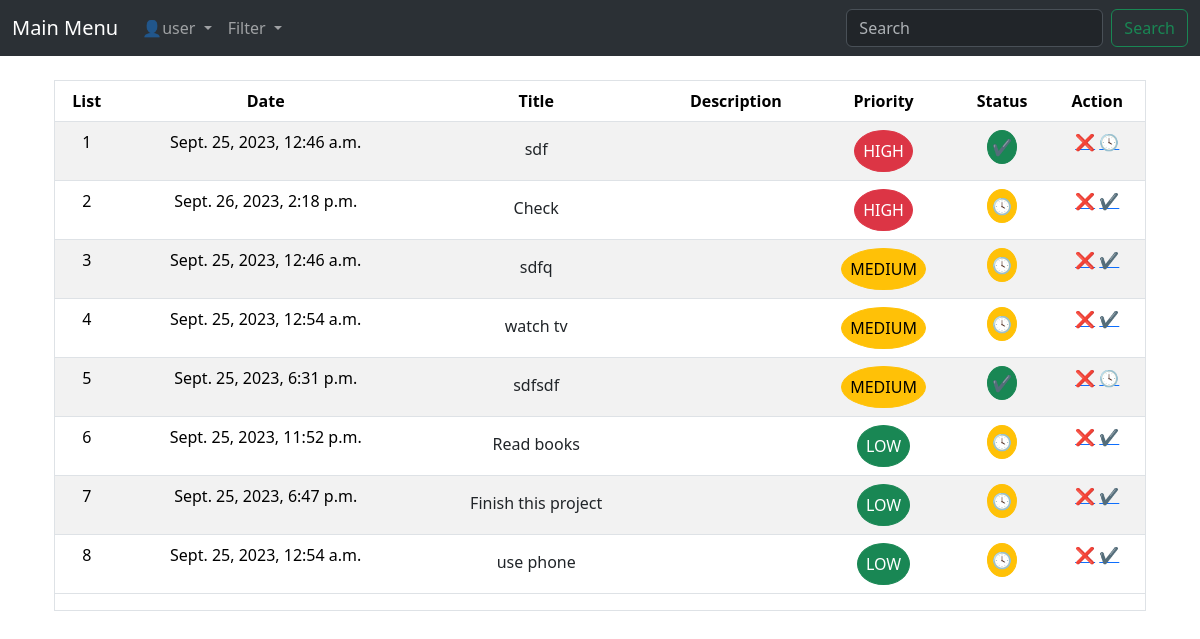
The page /filter/priority (signed in) on the database its author committed.
### app/models.py (models this page shows)
class todo(models.Model):
    status_choices = [("C", "Completed"), ("P", "Pending")]
    priority_choices = [
        ("1", "High"),
        ("2", "Medium"),
        ("3", "Low"),
    ]
    title = models.CharField(max_length=30)
    status = models.CharField(max_length=2, choices=status_choices)
    date = models.DateTimeField(default=timezone.now)
    priority = models.CharField(max_length=6, choices=priority_choices)
    user = models.ForeignKey(User, on_delete=models.CASCADE)
    description = models.CharField(max_length=100)

### app/views.py (the view)
# urls.py: path("filter/<str:condition>", filter, name="filter"),
@login_required(login_url="login")
def filter(request, condition):
    user = request.user
    form = todoForm()
    if condition == "priority":
        Todo = todo.objects.filter(user=user).order_by("priority")
    elif condition == "creation":
        Todo = todo.objects.filter(user=user).order_by("-date")
    elif condition == "pending":
        Todo = todo.objects.filter(user=user, status="P")
    elif condition == "completed":
        Todo = todo.objects.filter(user=user, status="C")
    Context = {"form": form, "todo": Todo, "user": user}
    return render(request, "index.html", context=Context)

### app/forms.py
class todoForm(ModelForm):
    class Meta:
        model = todo
        fields = ["title", "description", "status", "priority"]

### app/templates/index.html
{% extends 'base.html' %}
{% block content %}
<div>
    <div class="container pt-4">
        <div class="row mx-auto">
            <div class="col">
                <div class="border">
                    {% if todo|length == 0 %}
                    <div class="text-center p-4">
                        <h1 class="alert alert-success">NO TASK AVAILABLE!</h1>
                    </div>
                    {%else%}
                    <table class="table table-striped text-center">
                        <thead>
                            <tr>
                                <th>List</th>
                                <th>Date</th>
                                <th>Title</th>
                                <th>Description</th>
                                <th>Priority</th>
                                <th>Status</th>
                                <th>Action</th>
                            </tr>
                        </thead>
                        <tbody>
                            {% for e in todo %}
                            <tr>
                                <td>{{ forloop.counter }}</td>
                                <td>{{ e.date }}</td>
                                <td><a href="/description/{{ e.id }}" class="btn">{{ e.title }}</a></td>
                                <td>{{ e.description }}</td>
                                <td>
                                    {% if e.priority == '1' %}
                                    <a class="btn btn-danger p-2 rounded-circle" title="Completed">HIGH</a>
                                    {% elif e.priority == '2' %}
                                    <a class="btn btn-warning p-2 rounded-circle" title="Pending">MEDIUM</a>
                                    {% else %}
                                    <a class="btn btn-success p-2 rounded-circle" title="Pending">LOW</a>
                                    {%endif%}
                                </td>
                                <td>
                                    {% if e.status == 'C'%}
                                    <a class="btn btn-success p-1 rounded-circle" title="Completed">✔️</a>
                                    {%else%}
                                    <a class="btn btn-warning p-1 rounded-circle" title="Pending">🕓</a>
                                    {%endif%}
                                </td>
                                <td><a href="/delete-task/{{ e.id }}" class="btn-danger" title="Delete">❌</a>
                                    {%if e.status == 'P'%}
                                    <a href="/change-task/{{ e.id }}/C" class="btn-success" title="Completed">✔️</a>
                                    {% else %}
                                    <a href="/change-task/{{ e.id }}/P" class="btn-success" title="Pending">🕓</a>
                                    {%endif%}
                                </td>
                            </tr>
                            {% endfor %}
                        </tbody>
                    </table>
                    {%endif%}
                </div>
            </div>
        </div>
    </div>
</div>
{% endblock %}

### app/templates/base.html (shortened to what this page needs)
<!doctype html>
<html lang="en">
<head>
    <link href="https://cdn.jsdelivr.net/npm/bootstrap@5.3.2/dist/css/bootstrap.min.css" rel="stylesheet"
>
</head>
<body>
    <nav class="navbar navbar-expand-lg bg-body-tertiary" data-bs-theme="dark">
        <div class="container-fluid">
            <a class="navbar-brand" href="#">Main Menu</a>
            <div class="collapse navbar-collapse" id="navbarSupportedContent">
                <ul class="navbar-nav me-auto mb-2 mb-lg-0">
                    {% if request.user.is_authenticated %}
                    <li class="nav-item dropdown">
                        <a class="nav-link dropdown-toggle" href="#" role="button" data-bs-toggle="dropdown"
                            aria-expanded="false">
                            👤{{user}}
                        </a>
                    </li>
                    <li class="nav-item dropdown">
                        <a class="nav-link dropdown-toggle" href="#" role="button" data-bs-toggle="dropdown"
                            aria-expanded="false">
                            Filter
                        </a>
                    </li>
                    {%endif%}
                </ul>
                <form class="d-flex" role="search" action="/search" method="post">
                    <input class="form-control me-2" type="search" placeholder="Search" name="search"
                        aria-label="Search">
                    <button class="btn btn-outline-success" type="submit">Search</button>
                </form>
            </div>
        </div>
    </nav>
    {% block content %}
    {% endblock %}
</body>
</html>

### rows shown on the page
todo: date "Sept. 25, 2023, 12:46 a.m.", title "sdf", priority "HIGH"
todo: date "Sept. 26, 2023, 2:18 p.m.", title "Check", priority "HIGH"
todo: date "Sept. 25, 2023, 12:46 a.m.", title "sdfq", priority "MEDIUM"
todo: date "Sept. 25, 2023, 12:54 a.m.", title "watch tv", priority "MEDIUM"
todo: date "Sept. 25, 2023, 6:31 p.m.", title "sdfsdf", priority "MEDIUM"
todo: date "Sept. 25, 2023, 11:52 p.m.", title "Read books", priority "LOW"
todo: date "Sept. 25, 2023, 6:47 p.m.", title "Finish this project", priority "LOW"
todo: date "Sept. 25, 2023, 12:54 a.m.", title "use phone", priority "LOW"

### other values the page prints
{{ user }} "user"
